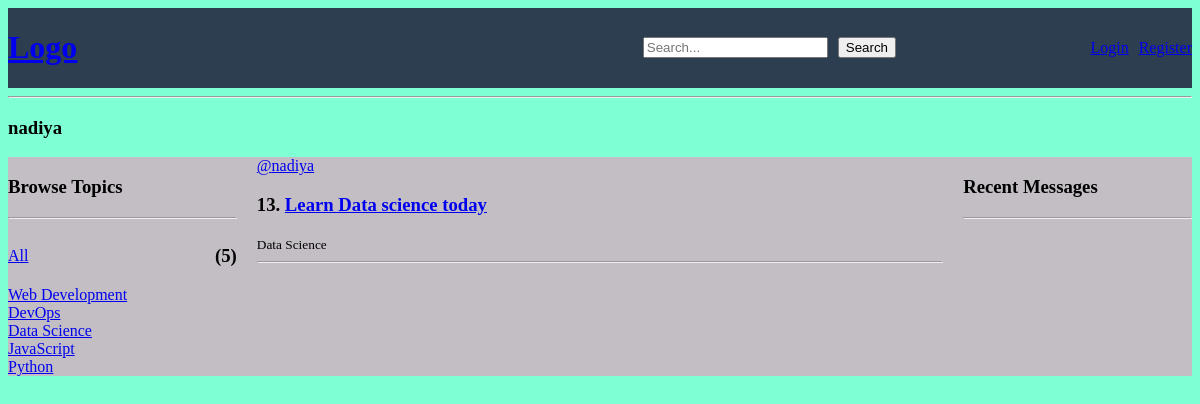
Screenshot of /profile/5/ with the database file from the repository.
### base/models.py (models this page shows, shortened)
class Topic(models.Model):
    name = models.CharField(max_length=200)
    def __str__(self):
        return self.name

class Room(models.Model):
    host = models.ForeignKey(User, on_delete=models.CASCADE, null=True)
    topic = models.ForeignKey(Topic, on_delete=models.SET_NULL, null=True)
    name = models.CharField(max_length=200)
    description = models.TextField(blank=True, null=True)
    participants = models.ManyToManyField(User, related_name='participants', blank=True)
    updated = models.DateTimeField(auto_now=True)
    created = models.DateTimeField(auto_now_add=True)
    class Meta:
        ordering = ['-updated', '-created']

### base/views.py (the view)
# urls.py: path('profile/<str:pk>/', views.userProfile, name='user-profile'),  # User profile page
def userProfile(request, pk):
    user = User.objects.get(id=pk)  # Fetch the user by primary key
    rooms = user.room_set.all()  # Get all rooms created by the user
    room_messages = user.message_set.all()  # Get all messages sent by the user
    topics = Topic.objects.all()  # Fetch all topics from the database (if needed)
    topics_count = topics.count()  # Count the number of topics
    context = {'user': user, 'rooms': rooms, 'room_messages': room_messages, 'topics': topics, 'topics_count':topics_count}  # Prepare context with user data
    return render(request, 'base/profile.html', context)

### base/templates/base/profile.html (shortened to what this page needs)
{% extends 'main.html' %} {% block content %}
<h3>{{user.username}}</h3>
<div class="profile-container">
  <div>{% include 'base/topics_component.html' %}</div>
  <div>{% include 'base/feed_component.html' %}</div>
  <div>{% include 'base/activity_component.html' %}</div>
</div>
{% endblock content %}

### base/templates/base/topics_component.html (shortened to what this page needs)
<h3>Browse Topics</h3>
<hr />
<div class="all-alone">
  <a href="{%url 'home' %}">All</a>
  <h3>({{topics_count}})</h3>
</div>
{% for topic in topics %}
<div>
  <a href="{%url 'home' %}?q={{topic.name}}">{{topic.name}}</a>
</div>
{% endfor %}

### base/templates/base/feed_component.html (shortened to what this page needs)
{% for room in rooms %}
<div>
  <a href="{% url 'user-profile' room.host.id %}">@{{room.host.username}}</a>
  <h3>{{room.id}}. <a href="/room/{{room.id}}">{{room.name}}</a></h3>
  <small>{{room.topic}}</small>
  <hr />
</div>
{% endfor %}

### static/styles/main.css (style rules this page uses)
body { background-color: aquamarine; }

### base/templates/base/profile.html (style rules this page uses)
.profile-container { display: grid; grid-template-columns: 1fr 3fr 1fr; gap: 20px; background-color: rgb(194, 190, 195); }

### base/templates/base/topics_component.html (style rules this page uses)
.all-alone { display: flex; justify-content: space-between; align-items: center; width: 100%; }

### rows the page displays
Topic: name "Web Development"
Topic: name "DevOps"
Topic: name "Data Science"
Topic: name "JavaScript"
Topic: name "Python"
Room: host.username "nadiya", id "13", name "Learn Data science today", topic "Data Science"

### other values shown
{{ user.username }} "nadiya"
{{ topics_count }} "5"
